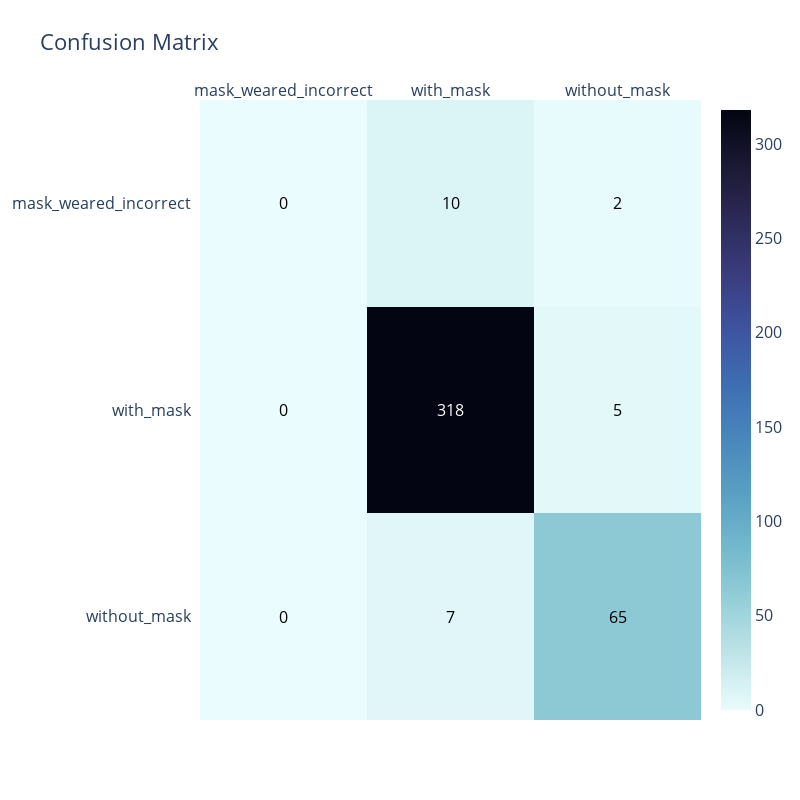

Notebook source saved alongside this figure:
### Markdown cell above
#### Wyświetlenie macierzy konfuzji w ładniejszej postaci

### Code cell
plot_confusion_matrix(cm2)

### Figure 1 — Plotly figure (JSON) as saved in the notebook; plotly's stock layout.template omitted (floating-point values rounded to 4 significant figures)
{"data": [{"colorscale": [[0, "rgb(3, 5, 18)"], [0.09091, "rgb(25, 25, 51)"], [0.1818, "rgb(44, 42, 87)"], [0.2727, "rgb(58, 60, 125)"], [0.3636, "rgb(62, 83, 160)"], [0.4545, "rgb(62, 109, 178)"], [0.5455, "rgb(72, 134, 187)"], [0.6364, "rgb(89, 159, 196)"], [0.7273, "rgb(114, 184, 205)"], [0.8182, "rgb(149, 207, 216)"], [0.9091, "rgb(192, 229, 232)"], [1, "rgb(234, 252, 253)"]], "reversescale": true, "showscale": true, "type": "heatmap", "x": ["mask_weared_incorrect", "with_mask", "without_mask"], "y": ["without_mask", "with_mask", "mask_weared_incorrect"], "z": [[0, 7, 65], [0, 318, 5], [0, 10, 2]]}], "layout": {"annotations": [{"font": {"color": "#000000"}, "showarrow": false, "text": "0", "x": "mask_weared_incorrect", "xref": "x", "y": "without_mask", "yref": "y"}, {"font": {"color": "#000000"}, "showarrow": false, "text": "7", "x": "with_mask", "xref": "x", "y": "without_mask", "yref": "y"}, {"font": {"color": "#000000"}, "showarrow": false, "text": "65", "x": "without_mask", "xref": "x", "y": "without_mask", "yref": "y"}, {"font": {"color": "#000000"}, "showarrow": false, "text": "0", "x": "mask_weared_incorrect", "xref": "x", "y": "with_mask", "yref": "y"}, {"font": {"color": "#FFFFFF"}, "showarrow": false, "text": "318", "x": "with_mask", "xref": "x", "y": "with_mask", "yref": "y"}, {"font": {"color": "#000000"}, "showarrow": false, "text": "5", "x": "without_mask", "xref": "x", "y": "with_mask", "yref": "y"}, {"font": {"color": "#000000"}, "showarrow": false, "text": "0", "x": "mask_weared_incorrect", "xref": "x", "y": "mask_weared_incorrect", "yref": "y"}, {"font": {"color": "#000000"}, "showarrow": false, "text": "10", "x": "with_mask", "xref": "x", "y": "mask_weared_incorrect", "yref": "y"}, {"font": {"color": "#000000"}, "showarrow": false, "text": "2", "x": "without_mask", "xref": "x", "y": "mask_weared_incorrect", "yref": "y"}], "font": {"size": 16}, "height": 800, "title": {"text": "Confusion Matrix"}, "width": 800, "xaxis": {"dtick": 1, "gridcolor": "rgb(0, 0, 0)", "side": "top", "ticks": ""}, "yaxis": {"dtick": 1, "ticks": "", "ticksuffix": "  "}}}
